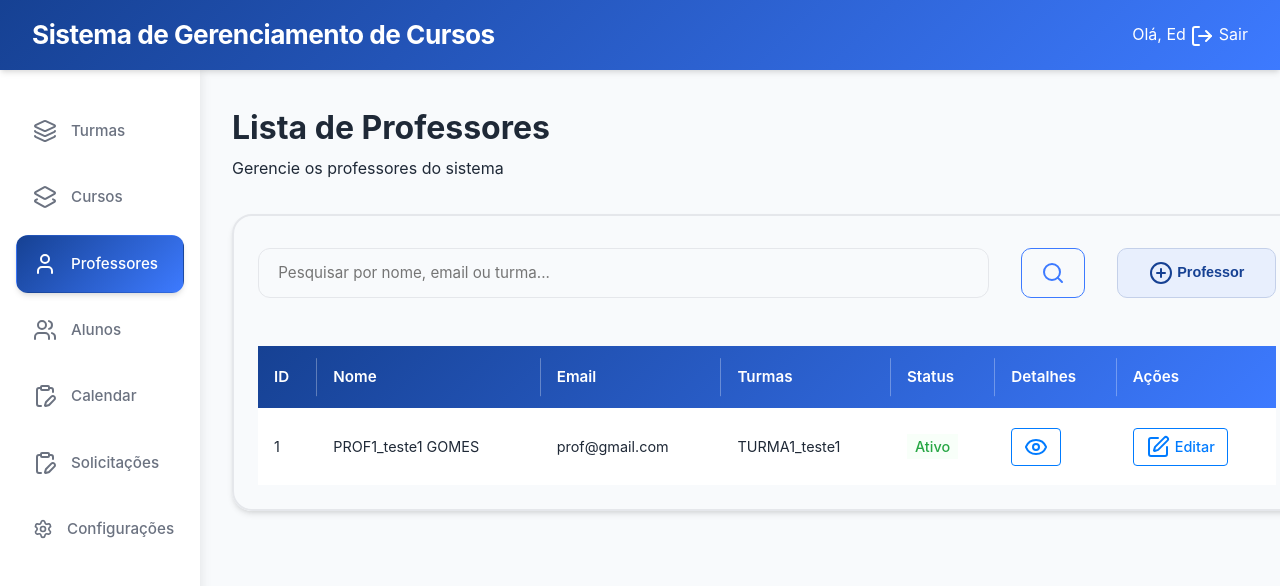
/secretaria/professores/ (signed in), run on the app's committed database.
### login/models.py (models this page shows, shortened)
class Usuario(AbstractUser):
    TIPO_USUARIO = [
        ('aluno', 'Aluno'),
        ('professor', 'Professor'),
        ('secretaria', 'Secretaria'),
    ]
    usuario_id = models.AutoField(primary_key=True)
    nome = models.CharField('Nome', max_length=100, blank=True, null=True)
    sobrenome = models.CharField('Sobrenome', max_length=100, blank=True, null=True)
    email = models.EmailField('E-mail', unique=True, default=None)
    data_nascimento = models.DateField('Data de Nascimento', blank=True, null=True)
    contato = models.CharField(max_length=20, unique=True, blank=True, null=True)
    cpf = models.CharField(max_length=14, unique=True, blank=True, null=True)
    endereco = models.TextField('Endereço', blank=True, null=True)
    tipo = models.CharField(max_length=10, choices=TIPO_USUARIO)
    USERNAME_FIELD = 'email'
    REQUIRED_FIELDS = ['nome','sobrenome','cpf', 'tipo', 'username' ]
    class Meta:
        db_table = 'Usuario'

class Professor(models.Model):
    professor_id = models.AutoField(primary_key=True)
    usuario = models.OneToOneField(Usuario, on_delete=models.CASCADE)
    salario = models.DecimalField(max_digits=10, decimal_places=2)
    status = models.BooleanField(default=True)
    class Meta:
        db_table = 'Professor'

### cursos/models.py (models this page shows, shortened)
class Turma(models.Model):
    TIPO_AULA = [
        ('presencial', 'Presencial'),
        ('semi', 'Semi-presencial'),
        ('ead', 'EAD'),
    ]
    turma_id = models.AutoField(primary_key=True)
    nome = models.CharField(max_length=100, null=True, blank=True)
    curso = models.ForeignKey(Curso, on_delete=models.CASCADE)
    professor = models.ForeignKey('login.professor', on_delete=models.SET_NULL,  # Ou models.SET_DEFAULT
        null=True,                  # Permite NULL
        blank=True,
        default=None)
    data_inicio = models.DateField()
    data_fim = models.DateField( null=True, blank=True)
    dias_semana = models.CharField(max_length=50)
    entrada_horas = models.CharField(max_length=100, null=True, blank=True)
    saida_horas = models.CharField(max_length=100, null=True, blank=True)
    tipo = models.CharField(max_length=10, choices=TIPO_AULA)
    status = models.BooleanField(default=True)
    class Meta:
        db_table = 'Turma'

### secretaria/views.py (the view)
# urls.py: path('professores/', ProfessorListView.as_view(), name='profList'),
@method_decorator(secretaria_required, name='dispatch')
class ProfessorListView(ListView):
    model = Professor
    template_name = "secretaria/profList.html"
    context_object_name = "professores"

### secretaria/templates/secretaria/profList.html (shortened to what this page needs)
{% extends "secretaria/Abase.html" %}
{% load static %}
{% block content %}
<div class="content-header">
    <h1>Lista de Professores</h1>
    <p>Gerencie os professores do sistema</p>
</div>
<div class="table-container">
    <div class="container-search">
        <div class="search-bar">
            <input type="text" id="searchInput" placeholder="Pesquisar por nome, email ou turma...">
            <button type="button" id="searchBtn" class="btn btn-style">
                <i data-lucide="search"></i>
            </button>
            <button type="button" class="btn btn-style3">
                <a href="{% url 'secretaria:profAdd' %}">
                    <i data-lucide="plus-circle"></i>
                    Professor
                </a>
            </button>
        </div>
    </div>
    <table id="professoresTable">
        <thead>
            <tr>
                <th>ID</th>
                <th>Nome</th>
                <th>Email</th>
                <th>Turmas</th>
                <th>Status</th>
                <th>Detalhes</th>
                <th>Ações</th>
            </tr>
        </thead>
        <tbody id="tableBody">
            {% for professor in professores %}
                <tr class="professor-row"
                    data-nome="{{ professor.usuario.nome|lower }} {{ professor.usuario.sobrenome|lower }}"
                    data-email="{{ professor.usuario.email|lower }}"
                    data-turmas="{% for turma in professor.turma_set.all %}{{ turma.nome|lower }} {% endfor %}">
                    <td>{{ professor.professor_id }}</td>
                    <td>{{ professor.usuario.nome }} {{ professor.usuario.sobrenome }}</td>
                    <td>{{ professor.usuario.email }}</td>
                    <td>
                        {% with professor.turma_set.all as turmas %}
                            {% if turmas %}
                                {% for turma in turmas|slice:":3" %}
                                    {{ turma.nome }}{% if not forloop.last %}, {% endif %}
                                {% endfor %}
                            {% else %}
                                Sem turmas
                            {% endif %}
                        {% endwith %}
                    </td>
                    <td>
                        {% if professor.status %}
                            <span class="status-active">Ativo</span>
                        {% else %}
                            <span class="status-inactive">Inativo</span>
                        {% endif %}
                    </td>
                    <td>
                        <a href="{% url 'secretaria:profDetail' professor.professor_id %}" class="btn-link btn-style4">
                            <i data-lucide="eye"></i>
                        </a>
                    </td>
                    <td>
                        <a href="{% url 'secretaria:profUpdate' professor.professor_id %}" class="btn-link btn-style4">
                            <i data-lucide="edit"></i> Editar
                        </a>
                    </td>
                </tr>
            {% empty %}
                <tr id="noDataRow">
                    <td colspan="7" class="no-data">
                        Nenhum professor cadastrado.
                    </td>
                </tr>
            {% endfor %}
        </tbody>
    </table>
</div>
{% endblock %}

### gerenciamento_cursos/templates/partials/header.html
<header class="topbar">
    <div class="sidebar-logo">
        <h3>Sistema de Gerenciamento de Cursos</h3>
    </div>
    <div class="header-actions">
        <span class="user-welcome">Olá, {{ request.user.first_name|default:request.user.username }}</span>
        <a href="{% url 'logout' %}" class="logout-btn" onclick="return confirm('Tem certeza que deseja sair?');">
            <i data-lucide="log-out"></i>
            Sair
        </a>
    </div>
</header>

### secretaria/static/css/style.css (style rules this page uses)
:root { --azul: #164193; --azul-claro: #3D7AFF; --azul-suave: #E8EFFD; --xanadu: #C4D0E9; --laranja: #E7490F; --laranja-escuro: #e7490f33; --laranja-suave: #FFF2EE; --cinza: #3C3C3C; --cinza-claro: #6B7280; --cinza-borda: #E5E7EB; --bg-claro: #F8FAFC; --bg-card: #FFFFFF; --preto: #1F2937; --branco: #FFFFFF; --sombra: 0 4px 6px -1px rgba(0, 0, 0, 0.1), 0 2px 4px -1px rgba(0, 0, 0, 0.06); --sombra-hover: 0 20px 25px -5px rgba(0, 0, 0, 0.1), 0 10px 10px -5px rgba(0, 0, 0, 0.04); }
* { margin: 0; padding: 0; box-sizing: border-box; }
body { font-family: 'Inter', 'Poppins', sans-serif; background-color: var(--bg-claro); color: var(--preto); line-height: 1.6; }
a { text-decoration: none; color: inherit; }
svg { min-width: 20px; min-height: 20px; vertical-align: middle; }
.topbar { height: 70px; padding: 0 2rem; background: linear-gradient(135deg, var(--azul) 0%, var(--azul-claro) 100%); color: var(--branco); display: flex; justify-content: space-between; align-items: center; box-shadow: var(--sombra); position: relative; z-index: 100; }
.sidebar-logo { font-size: 1.4rem; font-weight: 700; letter-spacing: -0.5px; }
.btn-style { background: var(--bg-claro); color: var(--azul-claro); border: 1.5px solid var(--azul-claro); text-decoration: none; font-weight: 500; font-size: 0.9rem; transition: all 0.3s ease; }
.btn-style3 { display: flex; flex-direction: row; width: 13rem; background: var(--azul-suave); color: var(--azul); border: 1px solid var(--xanadu); text-decoration: none; font-weight: 500; font-size: 0.9rem; transition: all 0.4s ease, background 0.5s ease; }
.btn-style4 { color: #007bff; border: 1px solid #007bff; text-decoration: none; font-weight: 500; font-size: 0.9rem; }
.btn { display: inline-flex; align-items: center; justify-content: center; gap: 0.5rem; padding: 0.6rem 1.2rem; border-radius: 8px; font-size: 0.9rem; font-weight: 600; cursor: pointer; transition: all 0.3s ease; }
.content-header { text-align: start; margin-bottom: 2rem; }
.content-header h1 { font-size: 2rem; font-weight: 700; color: var(--preto); margin-bottom: 0.2rem; }
.container-search { width: max-content; display: flex; justify-content: space-between; align-items: center; gap: 1rem; margin-bottom: 2.5rem; }
.search-bar { display: flex; justify-content: space-between; width: calc(80.8vw - 1rem); min-width: 420px; max-width: 1500px; padding: 0.5rem 0rem; gap: 2rem ; }
.search-bar input { padding: 0.5rem; background: transparent; border: none; outline: none; width: 1200px; font-size: 1.5rem; }
.search-bar button { display: flex; max-width: 200px; padding: 0.6rem 1.2rem; flex-direction: row; justify-content: center; align-items: center; gap: 0.4rem; border-radius: 10px; cursor: pointer; }

### secretaria/static/css/form.css (style rules this page uses)
.form-control, select, input[type="text"], input[type="number"], input[type="time"], input[type="date"], textarea { width: 100%; padding: 0.9rem 1.2rem; border-radius: 12px; border: 1.5px solid var(--cinza-borda); background-color: var(--bg-claro); font-family: 'Inter', sans-serif; font-size: 0.95rem; transition: all 0.3s ease; }

### secretaria/static/css/lists.css (style rules this page uses)
.table-container { padding: 1.5rem; margin: 0 auto; border-radius: 20px; box-shadow: var(--sombra); border: 2px solid var(--cinza-borda); overflow: hidden; }
table { width: 100%; border-collapse: collapse; background: var(--branco); }
table thead { background: linear-gradient(135deg, var(--azul) 0%, var(--azul-claro) 100%); }
table thead th { padding: 1.2rem 1rem; color: var(--branco); font-weight: 600; font-size: 0.95rem; text-align: left; border: none; position: relative; }
table thead th:not(:last-child)::after { content: ''; position: absolute; right: 0; top: 50%; transform: translateY(-50%); height: 60%; width: 1px; background: rgba(255, 255, 255, 0.3); }
table tbody tr { border-bottom: 1px solid var(--cinza-borda); transition: all 0.3s ease; }
table tbody tr:last-child { border-bottom: none; }
table tbody td { padding: 1.2rem 1rem; color: var(--preto); font-size: 0.9rem; border: none; }
.professor-row { transition: all 0.3s ease; }
.status-active { color: #28a745; font-weight: 500; padding: 4px 8px; background-color: #f8fff9; }
.btn-link { padding: 6px 12px; display: inline-flex; align-items: center; gap: 5px; border-radius: 4px; }

### data on the page
Usuario: user.first_name "Ed"
Professor: professor_id "1", usuario.nome "PROF1_teste1", usuario.sobrenome "GOMES", usuario.email "prof@gmail.com", status "Ativo"
Turma: nome "TURMA1_teste1"
